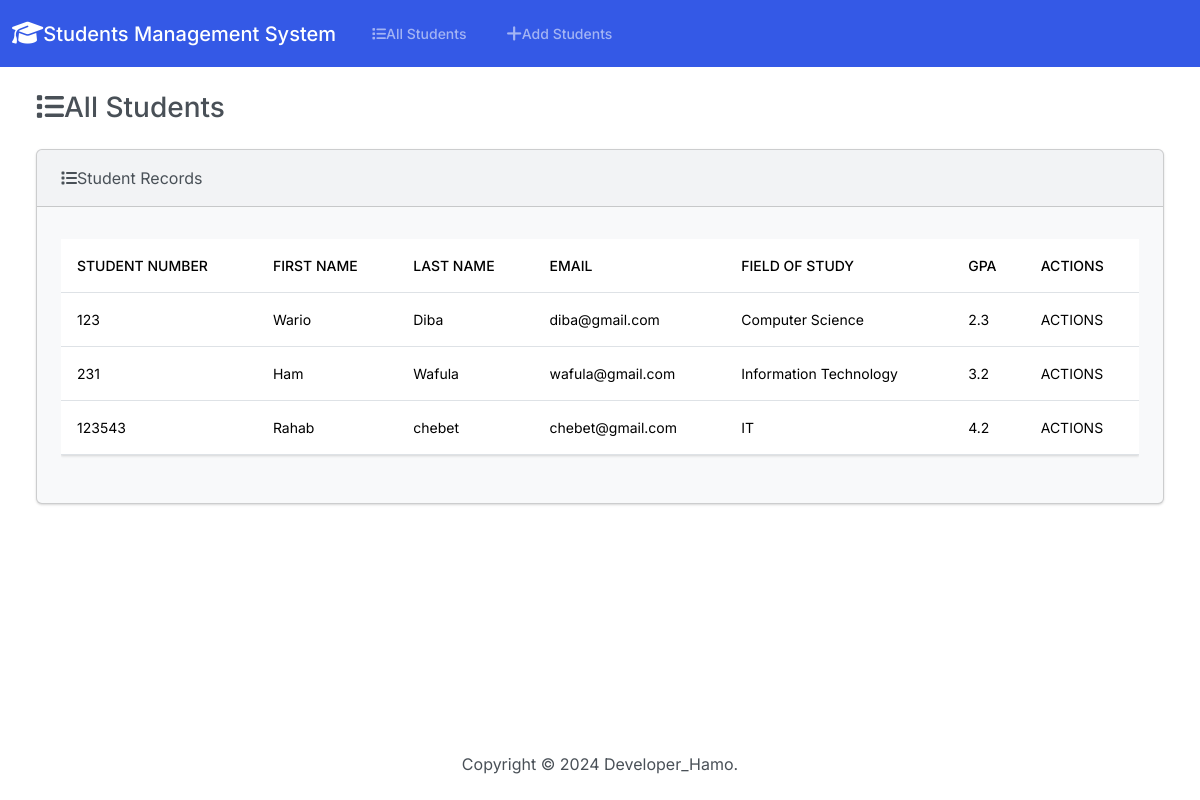
The page / on the database its author committed.
### students/models.py (models this page shows, shortened)
class Student(models.Model):
    student_number = models.PositiveBigIntegerField()
    first_name = models.CharField(max_length = 50)
    last_name = models.CharField(max_length = 50)
    email = models.EmailField(max_length = 100)
    field_of_study = models.CharField(max_length = 50)
    gpa = models.FloatField()

### students/views.py (the view)
# urls.py: path('', views.index, name='index.html'),
def index(request):
    return render(request, 'students/index.html',
                  {'students': Student.objects.all()})

### students/templates/students/index.html (shortened to what this page needs)
{% load static %}
<!DOCTYPE html>
<html lang="en">
<head>
    <link rel="stylesheet" href="https://cdnjs.cloudflare.com/ajax/libs/font-awesome/6.5.1/css/all.min.css"/>
    <link href="{% static 'css/bootstrap.min.css' %}" rel="stylesheet">
</head>
<body class="d-flex flex-column min-vh-100">
    <nav class="navbar navbar-expand-lg bg-primary" data-bs-theme="dark">
        <div class="container-fluid">
          <a class="navbar-brand" href="#">
            <i class="fa-solid fa-graduation-cap fa-lg"></i>Students Management System
          </a>
          <div class="collapse navbar-collapse" id="navbarColor01">
            <ul class="navbar-nav me-auto">
              <li class="nav-item">
                <a class="nav-link" href="#">
                    <i class="fa-solid fa-list"></i>All Students
                </a>
              </li>
              <li class="nav-item">
                <a class="nav-link" href="#">
                    Add Students
                </a>
            </ul>
          </div>
        </div>
      </nav>
    <div class="container-fluid">
        <h3 class="m-4">
            <i class="fa-solid fa-list"></i>All Students
        </h3>
        <div class="row">
            <div class="col-12">
                {% if students %}
                <div class="card bg-light ms-4 me-4 mb-4">
                    <div class="card-header">
                        <i class="fa-solid fa-list"></i>Student Records
                    </div>
                    <div class="card-body">
                      <p class="card-text">
                        <div class="table-responsive">
                            <table class="table table-hover">
                                <thead>
                                  <tr>
                                    <th scope="col">Student Number</th>
                                    <th scope="col">First Name</th>
                                    <th scope="col">Last Name</th>
                                    <th scope="col">Email</th>
                                    <th scope="col">Field of Study</th>
                                    <th scope="col">GPA</th>
                                    <th scope="col">Actions</th>
                                  </tr>
                                </thead>
                                <tbody>
                                  {% for student in students %}
                                  <tr>
                                    <td>{{ student.student_number }}</td>
                                    <td>{{ student.first_name }}</td>
                                    <td>{{ student.last_name }}</td>
                                    <td>{{ student.email }}</td>
                                    <td>{{ student.field_of_study }}</td>
                                    <td>{{ student.gpa }}</td>
                                    <td>ACTIONS</td>
                                  </tr>
                                  {% endfor %}
                                </tbody>
                              </table>
                        </div>
                      </p>
                    </div>
                  </div>
                {% else %}
                <h5 class="alert-primary ms-4 me-4">No Student Records</h5>
                {% endif %}
            </div>
        </div>
    </div>
    <footer class="mt-auto mb-4">
        <div class="text-center">
            <span>
                Copyright &copy; <script>document.write(new Date().getFullYear())</script> Developer_Hamo.
            </span>
        </div>
    </footer>
</body>
</html>

### rows shown on the page
Student: student_number "123", first_name "Wario", last_name "Diba", email "diba@gmail.com", field_of_study "Computer Science", gpa "2.3"
Student: student_number "231", first_name "Ham", last_name "Wafula", email "wafula@gmail.com", field_of_study "Information Technology", gpa "3.2"
Student: student_number "123543", first_name "Rahab", last_name "chebet", email "chebet@gmail.com", field_of_study "IT", gpa "4.2"
